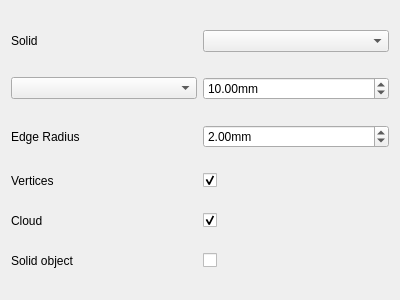
<?xml version="1.0" encoding="UTF-8"?>
<ui version="4.0">
 <class>Dialog</class>
 <widget class="QDialog" name="Dialog">
  <property name="geometry">
   <rect>
    <x>0</x>
    <y>0</y>
    <width>400</width>
    <height>300</height>
   </rect>
  </property>
  <property name="windowTitle">
   <string>Dialog</string>
  </property>
  <layout class="QGridLayout" name="gridLayout">
   <item row="4" column="0">
    <widget class="QLabel" name="label_3">
     <property name="text">
      <string>Cloud</string>
     </property>
    </widget>
   </item>
   <item row="1" column="1">
    <widget class="QDoubleSpinBox" name="radius">
     <property name="suffix">
      <string>mm</string>
     </property>
     <property name="maximum">
      <double>9999999.000000000000000</double>
     </property>
     <property name="value">
      <double>10.000000000000000</double>
     </property>
    </widget>
   </item>
   <item row="3" column="0">
    <widget class="QLabel" name="label_2">
     <property name="text">
      <string>Vertices</string>
     </property>
    </widget>
   </item>
   <item row="0" column="1">
    <widget class="QComboBox" name="solid"/>
   </item>
   <item row="5" column="1">
    <widget class="QCheckBox" name="solidobject">
     <property name="text">
      <string/>
     </property>
    </widget>
   </item>
   <item row="0" column="0">
    <widget class="QLabel" name="label">
     <property name="text">
      <string>Solid</string>
     </property>
    </widget>
   </item>
   <item row="1" column="0">
    <widget class="QComboBox" name="radiustype"/>
   </item>
   <item row="4" column="1">
    <widget class="QCheckBox" name="cloud">
     <property name="text">
      <string/>
     </property>
     <property name="checked">
      <bool>true</bool>
     </property>
    </widget>
   </item>
   <item row="5" column="0">
    <widget class="QLabel" name="label_5">
     <property name="text">
      <string>Solid object</string>
     </property>
    </widget>
   </item>
   <item row="3" column="1">
    <widget class="QCheckBox" name="vertexpolygon">
     <property name="text">
      <string/>
     </property>
     <property name="checked">
      <bool>true</bool>
     </property>
    </widget>
   </item>
   <item row="2" column="0">
    <widget class="QLabel" name="label_4">
     <property name="text">
      <string>Edge Radius</string>
     </property>
    </widget>
   </item>
   <item row="2" column="1">
    <widget class="QDoubleSpinBox" name="edgeradius">
     <property name="suffix">
      <string>mm</string>
     </property>
     <property name="maximum">
      <double>99999999.000000000000000</double>
     </property>
     <property name="value">
      <double>2.000000000000000</double>
     </property>
    </widget>
   </item>
  </layout>
 </widget>
 <resources/>
 <connections/>
</ui>
